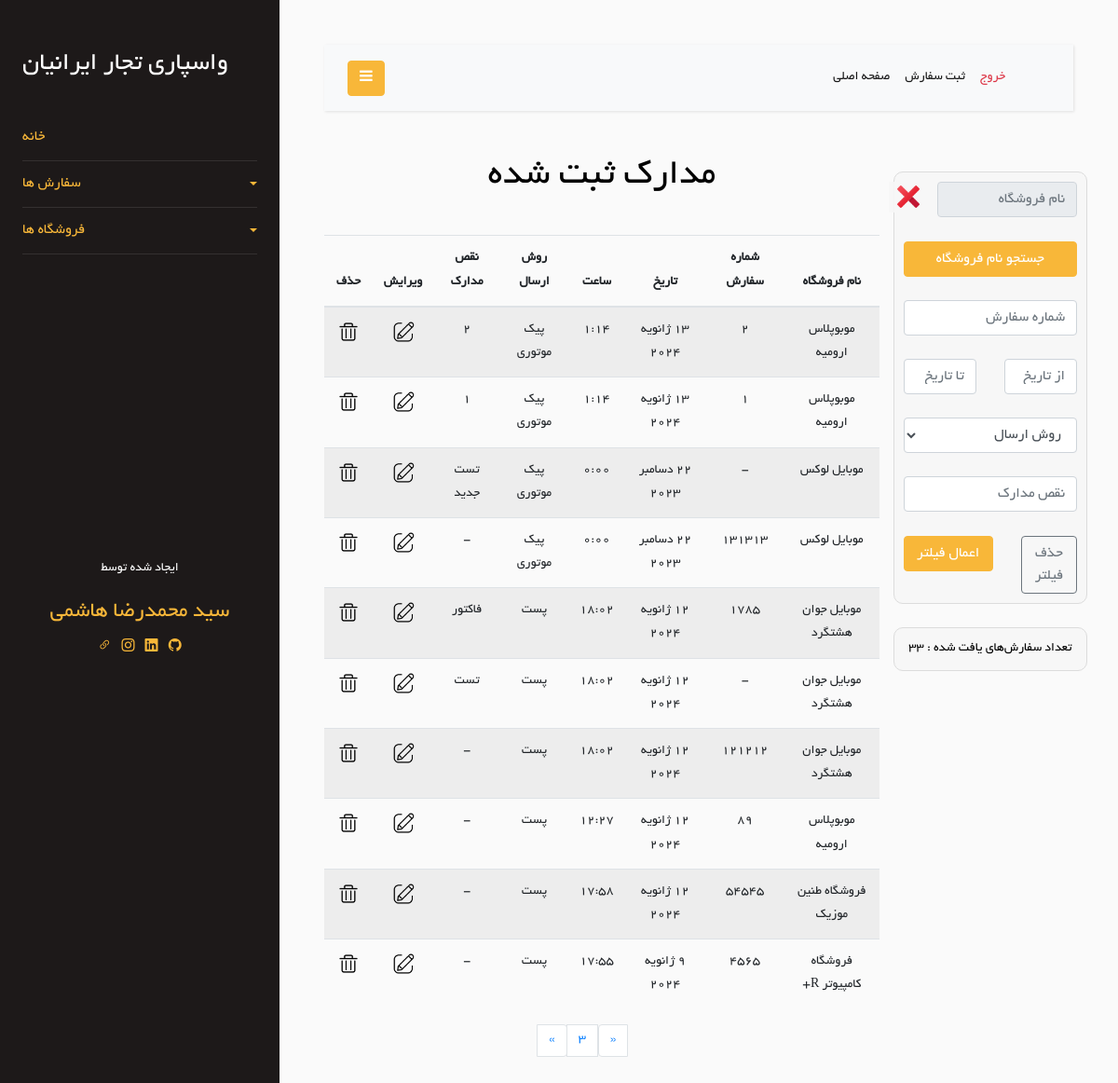
/Order/show-orders?page=3 (signed in), run on the app's committed database.
### Order/models.py (models this page shows)
class Order(models.Model):
    store = models.ForeignKey(Store, on_delete=models.CASCADE)
    order_number = models.TextField(blank=True, null=True)
    shipping_method = models.ForeignKey(ShippingMethod, on_delete=models.CASCADE, null=True, blank=True)
    date = models.DateField(null=True, blank=True)
    time = models.TimeField(null=True, blank=True)
    document_defects = models.CharField(max_length=200, blank=True, null=True)
    is_delete = models.BooleanField(default=False)
    class Meta:
        verbose_name = "Order"

class ShippingMethod(models.Model):
    en_name = models.CharField(max_length=20)
    fa_name = models.CharField(max_length=20)
    def __str__(self):
        return self.fa_name
    class Meta:
        verbose_name = "Shipping Method"
    class Meta:
        verbose_name = 'Shipping Method'

### Store/models.py (models this page shows, shortened)
class Store(models.Model):
    store_name = models.CharField(max_length=100)
    is_active = models.BooleanField(default=True)
    is_delete = models.BooleanField(default=False)
    class Meta:
        db_table = 'Store'

### Order/views.py (the view)
# urls.py: path('show-orders', views.show_order, name='show-orders'),
@login_required
def show_order(request):
    is_filter = False
    orders = Order.objects.filter(is_delete=False).order_by('-id')
    orders_len = len(orders)
    stores = Store.objects.all()
    filter_order = filterOrderForm(request.POST)
    per_page = 10
    paginator = Paginator(orders, per_page)
    page = request.GET.get('page')
    try:
        orders = paginator.page(page)
    except PageNotAnInteger:
        orders = paginator.page(1)
    except EmptyPage:
        orders = paginator.page(paginator.num_pages)
    context = {
        'orders': orders,
        'FilterOrderForm': filter_order,
        'stores': stores,
        'is_filter': is_filter,
        'orders_len': orders_len,
    }
    return render(request, 'Order/show-orders.html', context)

### Order/templates/Order/show-orders.html (shortened to what this page needs)
{% extends 'base/layout.html' %}
{% load static %}
{% load jformat %}
{% block header-link %}
    <link rel="stylesheet" href="{% static 'css/Order/show-orders.css' %}"/>
{% endblock %}
{% block mian %}
    <div class="row">
        <div class="col-md-3 text-center">
            <br/>
            <div class="row">
                <div class="col-12 action_box">
                    <form method="post" action="{% url 'filter_orders' %}">
                        <div class="row">
                            <div class="col-10">
                                <input type="text" placeholder="نام فروشگاه" class="form-control" readonly
                                       id="fake_store_id_input" required>
                            </div>
                            <div class="col-2">
                                <button type="button" onclick="remove_from_input()" id="remove-btn">
                                    <img id="remove-icon" src="{% static 'icon/icons8-delete-48.png' %}">
                                </button>
                            </div>
                        </div>
                        <br/>
                        <div class="row">
                            <div class="col-12">
                                <button type="button" onclick="show_stores()" class="btn btn-primary" id="search-btn"
                                        style="width: 100%">
                                    جستجو نام فروشگاه
                                </button>
                            </div>
                        </div>
                        <br/>
                        <div class="row">
                            <div class="col-12">
                                {{ FilterOrderForm.order_number }}
                            </div>
                        </div>
                        <br/>
                        <div class="row">
                            <div class="col-6">
                                {{ FilterOrderForm.from_date }}
                            </div>
                            <div class="col-6">
                                {{ FilterOrderForm.to_date }}
                            </div>
                        </div>
                        <br/>
                        <div class="row">
                            <div class="col-12">
                                {{ FilterOrderForm.shipping_method }}
                            </div>
                        </div>
                        <br/>
                        <div class="row">
                            <div class="col-12">
                                {{ FilterOrderForm.document_defects }}
                            </div>
                        </div>
                        <br/>
                        <div class="row">
                            <div class="col-5">
                                <a class="btn btn-outline-secondary" href="{% url 'show-orders' %}" style="width: 100%">حذف
                                    فیلتر</a>
                            </div>
                            <div class="col-7">
                                <button class="btn btn-primary" type="submit" style="width: 100%">اعمال فیلتر</button>
                            </div>
                        </div>
                    </form>
                </div>
            </div>
            <br/>
            <div class="row">
                <div class="col-12 action_box">
                    <p style="margin: 0; color: black">تعداد سفارش‌های یافت شده : {{ orders_len }}</p>
                </div>
            </div>
        </div>
        <br/>
        <br/>
        <div class="col-md-9 text-center">
            <h1>مدارک ثبت شده{% if is_filter %} (فیلتر شده) {% endif %}</h1>
            <br/>
            <div class="row">
                <div class="col-12">
                    <div class="table-responsive">
                        <table class="table table-striped">
                            <thead>
                            <tr>
                                <th>نام فروشگاه</th>
                                <th>شماره سفارش</th>
                                <th>تاریخ</th>
                                <th>ساعت</th>
                                <th>روش ارسال</th>
                                <th>نقص مدارک</th>
                                <th>ویرایش</th>
                                <th>حذف</th>
                            </tr>
                            </thead>
                            <tbody>
                            {% for order in orders %}
                                <tr>
                                    <td>{{ order.store.store_name }}</td>
                                    {% if order.order_number %}
                                        <td>{{ order.order_number }}</td>
                                    {% else %}
                                        <td>-</td>
                                    {% endif %}
                                    <td>
                                        {{ order.date|jformat:"%d / %m / %Y" }}
                                    </td>
                                    <td>{{ order.time }}</td>
                                    <td>{{ order.shipping_method }}</td>
                                    {% if order.document_defects %}
                                        <td>{{ order.document_defects }}</td>
                                    {% else %}
                                        <td>-</td>
                                    {% endif %}
                                    <td>
                                        <a href="{% url 'update_order' order_id=order.id %}">
                                            <img class="icon" src="{% static 'Order/image/edit-icon.png' %}"/>
                                        </a>
                                    </td>
                                    <td>
                                        <a href="{% url 'delete_order' order_id=order.id %}" onclick="confirmDelete(event)">
                                            <img class="icon" src="{% static 'Order/image/delete-icon.png' %}"/>
                                        </a>
                                    </td>
                                </tr>
                            {% endfor %}
                            </tbody>
                        </table>
                    </div>
                </div>
            </div>
            {% if not is_filter %}
                <div class="row ">
                    <div class="col-4"></div>
                    <div class="col-4">
                        <nav aria-label="Page navigation example">
                            <ul class="pagination justify-content-center">
                                {% if orders.has_previous %}
                                    <li class="page-item">
                                        <a class="page-link" href="?page={{ orders.previous_page_number }}"
                                           aria-label="Previous">
                                            <span aria-hidden="true">&laquo;</span>
                                        </a>
                                    </li>
                                {% endif %}
                                <li class="page-item"><a class="page-link active" href="#">{{ orders.number }}</a></li>
                                {% if orders.has_next %}
                                    <li class="page-item">
                                        <a class="page-link" href="?page={{ orders.next_page_number }}"
                                           aria-label="Next">
                                            <span aria-hidden="true">&raquo;</span>
                                        </a>
                                    </li>
                                {% endif %}
                            </ul>
                        </nav>
                    </div>
                    <div class="col-4"></div>
                </div>
            {% endif %}
        </div>
    </div>
{% endblock %}

### Order/static/css/Order/show-orders.css (style rules this page uses)
.action_box { background-color: rgba(248, 248, 248, 0.89); padding: 10px; border-radius: 10px; border:1px solid gainsboro ; }
.icon { width: 28px; }
#remove-btn { border: none; background-color: rgba(248, 248, 248, 0.89); margin-right: -20px; }
#remove-icon { width: 30px; }
form { direction: rtl; }

### data on the page
Order: store.store_name "موبوپلاس ارومیه", order_number "2", date|jformat "13 ژانویه 2024", time "1:14", shipping_method "پیک موتوری", document_defects "2"
Order: store.store_name "موبوپلاس ارومیه", order_number "1", date|jformat "13 ژانویه 2024", time "1:14", shipping_method "پیک موتوری", document_defects "1"
Order: store.store_name "موبایل لوکس", date|jformat "22 دسامبر 2023", time "0:00", shipping_method "پیک موتوری", document_defects "تست جدید"
Order: store.store_name "موبایل لوکس", order_number "131313", date|jformat "22 دسامبر 2023", time "0:00", shipping_method "پیک موتوری"
Order: store.store_name "موبایل جوان هشتگرد", order_number "1785", date|jformat "12 ژانویه 2024", time "18:02", shipping_method "پست", document_defects "فاکتور"
Order: store.store_name "موبایل جوان هشتگرد", date|jformat "12 ژانویه 2024", time "18:02", shipping_method "پست", document_defects "تست"
Order: store.store_name "موبایل جوان هشتگرد", order_number "121212", date|jformat "12 ژانویه 2024", time "18:02", shipping_method "پست"
Order: store.store_name "موبوپلاس ارومیه", order_number "89", date|jformat "12 ژانویه 2024", time "12:27", shipping_method "پست"
Order: store.store_name "فروشگاه طنین موزیک", order_number "54545", date|jformat "12 ژانویه 2024", time "17:58", shipping_method "پست"
Order: store.store_name "فروشگاه کامپیوتر R+", order_number "4565", date|jformat "9 ژانویه 2024", time "17:55", shipping_method "پست"

### other printed values
{{ orders_len }} "33"
{{ orders.number }} "3"
